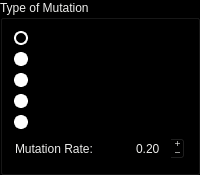
            <widget class="QGroupBox" name="de_mutation">
             <property name="sizePolicy">
              <sizepolicy hsizetype="MinimumExpanding" vsizetype="Preferred">
               <horstretch>0</horstretch>
               <verstretch>0</verstretch>
              </sizepolicy>
             </property>
             <property name="minimumSize">
              <size>
               <width>200</width>
               <height>0</height>
              </size>
             </property>
             <property name="palette">
              <palette>
               <active>
                <colorrole role="WindowText">
                 <brush brushstyle="SolidPattern">
                  <color alpha="255">
                   <red>238</red>
                   <green>238</green>
                   <blue>236</blue>
                  </color>
                 </brush>
                </colorrole>
                <colorrole role="Button">
                 <brush brushstyle="SolidPattern">
                  <color alpha="255">
                   <red>0</red>
                   <green>0</green>
                   <blue>0</blue>
                  </color>
                 </brush>
                </colorrole>
                <colorrole role="Text">
                 <brush brushstyle="SolidPattern">
                  <color alpha="255">
                   <red>238</red>
                   <green>238</green>
                   <blue>236</blue>
                  </color>
                 </brush>
                </colorrole>
                <colorrole role="ButtonText">
                 <brush brushstyle="SolidPattern">
                  <color alpha="255">
                   <red>238</red>
                   <green>238</green>
                   <blue>236</blue>
                  </color>
                 </brush>
                </colorrole>
                <colorrole role="Base">
                 <brush brushstyle="SolidPattern">
                  <color alpha="255">
                   <red>0</red>
                   <green>0</green>
                   <blue>0</blue>
                  </color>
                 </brush>
                </colorrole>
                <colorrole role="Window">
                 <brush brushstyle="SolidPattern">
                  <color alpha="255">
                   <red>0</red>
                   <green>0</green>
                   <blue>0</blue>
                  </color>
                 </brush>
                </colorrole>
               </active>
               <inactive>
                <colorrole role="WindowText">
                 <brush brushstyle="SolidPattern">
                  <color alpha="255">
                   <red>238</red>
                   <green>238</green>
                   <blue>236</blue>
                  </color>
                 </brush>
                </colorrole>
                <colorrole role="Button">
                 <brush brushstyle="SolidPattern">
                  <color alpha="255">
                   <red>0</red>
                   <green>0</green>
                   <blue>0</blue>
                  </color>
                 </brush>
                </colorrole>
                <colorrole role="Text">
                 <brush brushstyle="SolidPattern">
                  <color alpha="255">
                   <red>238</red>
                   <green>238</green>
                   <blue>236</blue>
                  </color>
                 </brush>
                </colorrole>
                <colorrole role="ButtonText">
                 <brush brushstyle="SolidPattern">
                  <color alpha="255">
                   <red>238</red>
                   <green>238</green>
                   <blue>236</blue>
                  </color>
                 </brush>
                </colorrole>
                <colorrole role="Base">
                 <brush brushstyle="SolidPattern">
                  <color alpha="255">
                   <red>0</red>
                   <green>0</green>
                   <blue>0</blue>
                  </color>
                 </brush>
                </colorrole>
                <colorrole role="Window">
                 <brush brushstyle="SolidPattern">
                  <color alpha="255">
                   <red>0</red>
                   <green>0</green>
                   <blue>0</blue>
                  </color>
                 </brush>
                </colorrole>
               </inactive>
               <disabled>
                <colorrole role="WindowText">
                 <brush brushstyle="SolidPattern">
                  <color alpha="255">
                   <red>238</red>
                   <green>238</green>
                   <blue>236</blue>
                  </color>
                 </brush>
                </colorrole>
                <colorrole role="Button">
                 <brush brushstyle="SolidPattern">
                  <color alpha="255">
                   <red>0</red>
                   <green>0</green>
                   <blue>0</blue>
                  </color>
                 </brush>
                </colorrole>
                <colorrole role="Text">
                 <brush brushstyle="SolidPattern">
                  <color alpha="255">
                   <red>238</red>
                   <green>238</green>
                   <blue>236</blue>
                  </color>
                 </brush>
                </colorrole>
                <colorrole role="ButtonText">
                 <brush brushstyle="SolidPattern">
                  <color alpha="255">
                   <red>238</red>
                   <green>238</green>
                   <blue>236</blue>
                  </color>
                 </brush>
                </colorrole>
                <colorrole role="Base">
                 <brush brushstyle="SolidPattern">
                  <color alpha="255">
                   <red>0</red>
                   <green>0</green>
                   <blue>0</blue>
                  </color>
                 </brush>
                </colorrole>
                <colorrole role="Window">
                 <brush brushstyle="SolidPattern">
                  <color alpha="255">
                   <red>0</red>
                   <green>0</green>
                   <blue>0</blue>
                  </color>
                 </brush>
                </colorrole>
               </disabled>
              </palette>
             </property>
             <property name="title">
              <string>Type of Mutation</string>
             </property>
             <layout class="QVBoxLayout" name="verticalLayout_48">
              <item>
               <widget class="QRadioButton" name="rand_radiobutton">
                <property name="styleSheet">
                 <string notr="true">QRadioButton::indicator {
    width:                  10px;
    height:                 10px;
    border-radius:          7px;
}

QRadioButton::indicator:checked {
    background-color:       black;
    border:                 2px solid white;
}

QRadioButton::indicator:unchecked {
    background-color:       white;
    border:                 2px solid white;
}</string>
                </property>
                <property name="text">
                 <string>Rand</string>
                </property>
                <property name="checked">
                 <bool>true</bool>
                </property>
               </widget>
              </item>
              <item>
               <widget class="QRadioButton" name="rand2dp_radiobutton">
                <property name="styleSheet">
                 <string notr="true">QRadioButton::indicator {
    width:                  10px;
    height:                 10px;
    border-radius:          7px;
}

QRadioButton::indicator:checked {
    background-color:       black;
    border:                 2px solid white;
}

QRadioButton::indicator:unchecked {
    background-color:       white;
    border:                 2px solid white;
}</string>
                </property>
                <property name="text">
                 <string>Rand2DP</string>
                </property>
               </widget>
              </item>
              <item>
               <widget class="QRadioButton" name="best_radiobutton">
                <property name="styleSheet">
                 <string notr="true">QRadioButton::indicator {
    width:                  10px;
    height:                 10px;
    border-radius:          7px;
}

QRadioButton::indicator:checked {
    background-color:       black;
    border:                 2px solid white;
}

QRadioButton::indicator:unchecked {
    background-color:       white;
    border:                 2px solid white;
}</string>
                </property>
                <property name="text">
                 <string>Best</string>
                </property>
               </widget>
              </item>
              <item>
               <widget class="QRadioButton" name="best2dp_radiobutton">
                <property name="styleSheet">
                 <string notr="true">QRadioButton::indicator {
    width:                  10px;
    height:                 10px;
    border-radius:          7px;
}

QRadioButton::indicator:checked {
    background-color:       black;
    border:                 2px solid white;
}

QRadioButton::indicator:unchecked {
    background-color:       white;
    border:                 2px solid white;
}</string>
                </property>
                <property name="text">
                 <string>Best2DP</string>
                </property>
               </widget>
              </item>
              <item>
               <widget class="QRadioButton" name="target_to_best_radiobutton">
                <property name="styleSheet">
                 <string notr="true">QRadioButton::indicator {
    width:                  10px;
    height:                 10px;
    border-radius:          7px;
}

QRadioButton::indicator:checked {
    background-color:       black;
    border:                 2px solid white;
}

QRadioButton::indicator:unchecked {
    background-color:       white;
    border:                 2px solid white;
}</string>
                </property>
                <property name="text">
                 <string>Target to best</string>
                </property>
               </widget>
              </item>
              <item>
               <widget class="QFrame" name="mutation_rate_frame_2">
                <property name="maximumSize">
                 <size>
                  <width>16777215</width>
                  <height>40</height>
                 </size>
                </property>
                <property name="frameShape">
                 <enum>QFrame::NoFrame</enum>
                </property>
                <property name="frameShadow">
                 <enum>QFrame::Raised</enum>
                </property>
                <layout class="QHBoxLayout" name="horizontalLayout_15">
                 <property name="spacing">
                  <number>5</number>
                 </property>
                 <property name="leftMargin">
                  <number>1</number>
                 </property>
                 <property name="topMargin">
                  <number>1</number>
                 </property>
                 <property name="rightMargin">
                  <number>1</number>
                 </property>
                 <property name="bottomMargin">
                  <number>1</number>
                 </property>
                 <item>
                  <widget class="QLabel" name="mutation_rate_label_2">
                   <property name="maximumSize">
                    <size>
                     <width>16777215</width>
                     <height>25</height>
                    </size>
                   </property>
                   <property name="styleSheet">
                    <string notr="true">color: rgb(238, 238, 236);</string>
                   </property>
                   <property name="text">
                    <string>Mutation Rate:</string>
                   </property>
                  </widget>
                 </item>
                 <item>
                  <widget class="QDoubleSpinBox" name="mutation_rate_spinbox">
                   <property name="minimumSize">
                    <size>
                     <width>60</width>
                     <height>0</height>
                    </size>
                   </property>
                   <property name="maximumSize">
                    <size>
                     <width>60</width>
                     <height>100</height>
                    </size>
                   </property>
                   <property name="alignment">
                    <set>Qt::AlignCenter</set>
                   </property>
                   <property name="buttonSymbols">
                    <enum>QAbstractSpinBox::PlusMinus</enum>
                   </property>
                   <property name="maximum">
                    <double>1.000000000000000</double>
                   </property>
                   <property name="singleStep">
                    <double>0.050000000000000</double>
                   </property>
                   <property name="value">
                    <double>0.200000000000000</double>
                   </property>
                  </widget>
                 </item>
                </layout>
               </widget>
              </item>
             </layout>
            </widget>
